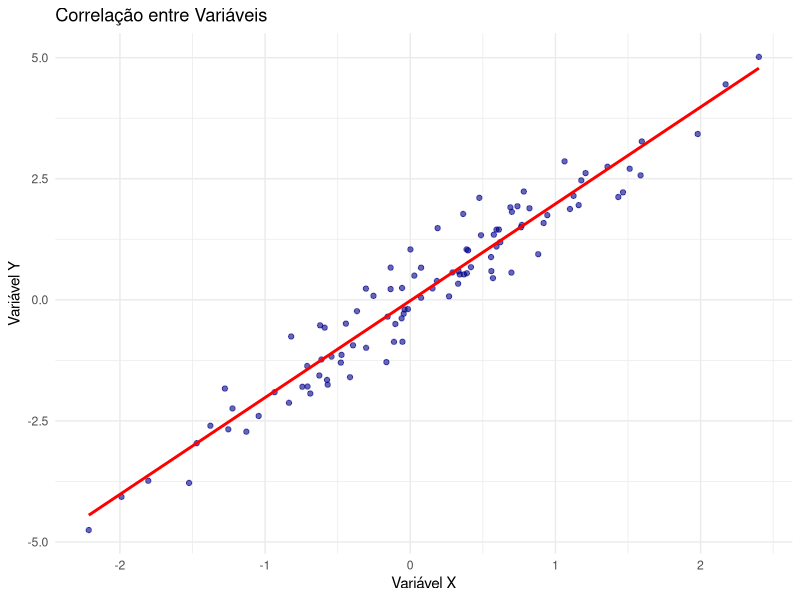

Reproduce this figure in R.
# Simular dados com correlação
set.seed(1)
x <- stats::rnorm(100)
y <- 2 * x + stats::rnorm(100, sd = 0.5)
dados <- data.frame(x = x, y = y)

# Gráfico de dispersão com linha de tendência
ggplot2::ggplot(dados, ggplot2::aes(x = x, y = y)) +
  ggplot2::geom_point(color = "darkblue", alpha = 0.6) +
  ggplot2::geom_smooth(method = "lm", color = "red", se = FALSE) +
  ggplot2::labs(title = "Correlação entre Variáveis",
                x = "Variável X", y = "Variável Y") +
  ggplot2::theme_minimal()
